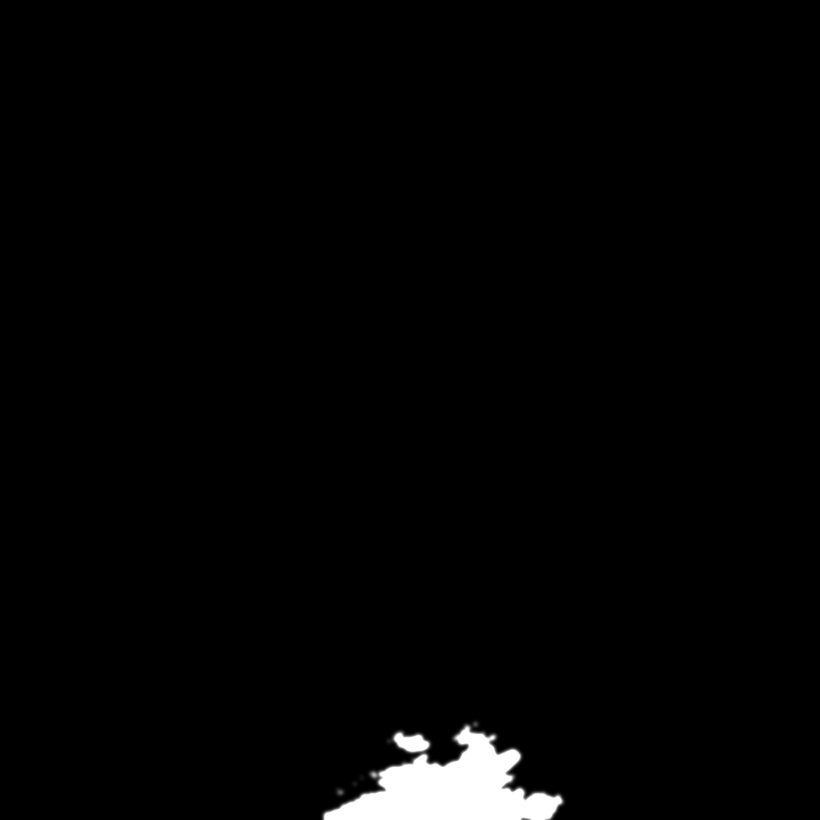
#> input picture Utils/test.png, 4096 x 4096 px (shown at 1/5 size)
$ python analyze_imagery.py Utils 5
#> lines starting #> are read from the running program, lines starting #| are printed output that depends on the picture; after the words box and inside, x2 and y2 are one past the last pixel; in counts of white or black regions, pixels touching at a corner belong together
#!/usr/bin/env python3

import os,sys
from PIL import Image,ImageFilter,ImageOps,ImageEnhance,ImageStat
import numpy
from matplotlib import pyplot
from math import log

# switch
do_plot=True

# constants
margin_below_1perc=3
margin_above_99perc=3
target_med_red=85
target_med_green=98
target_med_blue=78
max_stddev_red=52    # was 50
max_stddev_green=45  # was 43
max_stddev_blue=44   # was 42
target_saturation=50

test_dir=sys.argv[1]

max_samples= len(sys.argv)>=3 and int(sys.argv[2]) or 99

historgb=numpy.zeros(768,dtype=numpy.int)
histohsv=numpy.zeros(768,dtype=numpy.int)
meanrgb=numpy.zeros(3,dtype=numpy.float)
meanhsv=numpy.zeros(3,dtype=numpy.float)
varrgb=numpy.zeros(3,dtype=numpy.float)
varhsv=numpy.zeros(3,dtype=numpy.float)
sampled_pix=0
samples=0

for f in set(os.listdir(test_dir)):
    try:
        imrgb=Image.open(os.path.join(test_dir,f))
#> imrgb is the input picture: PIL image 4096x4096 L; min 0, max 255, mean 4.4
        imhsv=imrgb.convert('HSV')
#> imhsv: PIL image 4096x4096 HSV; mean H, S, V 0, 0, 4.4
        test=numpy.array(imhsv)
        test=(test[:,:,2]<=250)*(test[:,:,1]<=230)
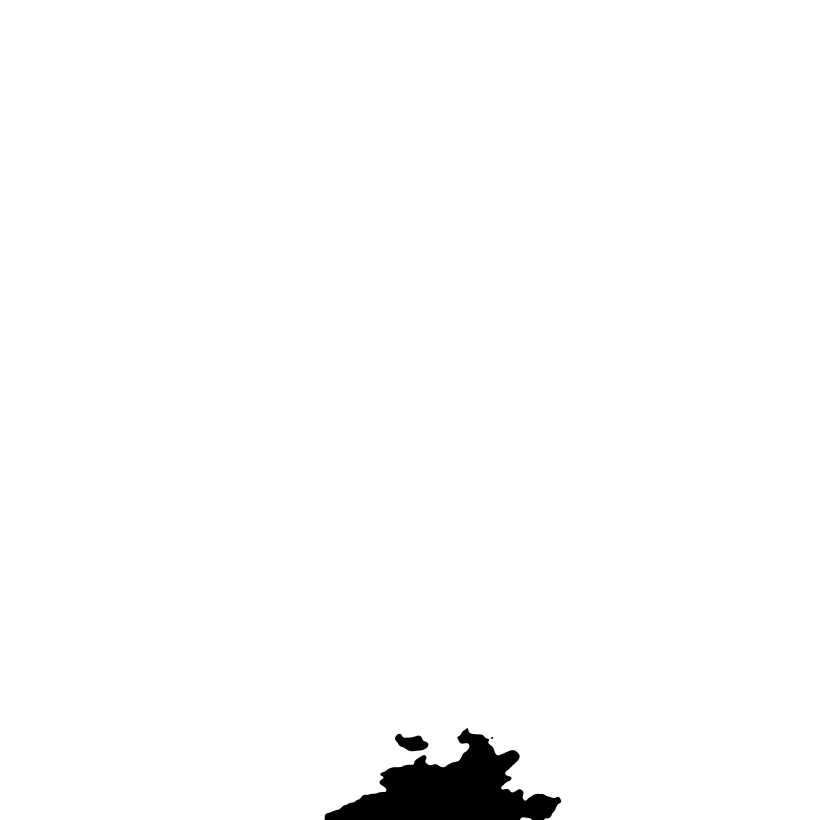
#> test: shape (4096, 4096) bool (shown at 1/5 size); 98.4% white; 3 black regions, box (x1, y1, x2, y2) and area: (1623, 3641, 2806, 4096) 255076, (1975, 3669, 2142, 3756) 9334, (2453, 3685, 2466, 3695) 83
        this_sampled=numpy.sum(test)
#> this_sampled = 16512723
        mask=Image.fromarray(255*test.astype(numpy.uint8))
        statrgb=ImageStat.Stat(imrgb,mask)
        stathsv=ImageStat.Stat(imhsv,mask)
        meanrgbnew=(sampled_pix*meanrgb+this_sampled*numpy.array(statrgb.mean))/(sampled_pix+this_sampled)
#> meanrgbnew = [0.373, 0.373, 0.373]
        meanhsvnew=(sampled_pix*meanhsv+this_sampled*numpy.array(stathsv.mean))/(sampled_pix+this_sampled)
#> meanhsvnew = [0, 0, 0.373]
        varrgb=(sampled_pix*(varrgb+(meanrgbnew-meanrgb)**2)+this_sampled*(numpy.array(statrgb.stddev)**2+(meanrgbnew-statrgb.mean)**2))/(sampled_pix+this_sampled)
#> varrgb = [52.89, 52.89, 52.89]
        varhsv=(sampled_pix*(varhsv+(meanhsvnew-meanhsv)**2)+this_sampled*(numpy.array(stathsv.stddev)**2+(meanhsvnew-stathsv.mean)**2))/(sampled_pix+this_sampled)
#> varhsv = [0, 0, 52.89]
        meanrgb=meanrgbnew
#> meanrgb = [0.373, 0.373, 0.373]
        meanhsv=meanhsvnew
#> meanhsv = [0, 0, 0.373]
        historgb+=numpy.array(imrgb.histogram())
        histohsv+=numpy.array(imhsv.histogram())
        samples+=1
        sampled_pix+=this_sampled
    except Exception as e:
        print(e)
        print("Error loading",f,"as an image")
    if samples>=max_samples: break
#> pass 2 of the loop `for f in set(os.listdir(test_dir)):`:
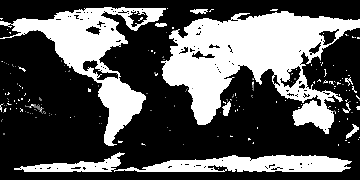
#> input picture Utils/world_tiles.png, 360 x 180 px
#> imrgb is the input picture: PIL image 360x180 L; min 0, max 255, mean 87.5
#> imhsv: PIL image 360x180 HSV; mean H, S, V 0, 0, 87.5
#> `test=(test[:,:,2]<=250)*(test[:,:,1]<=230)`:
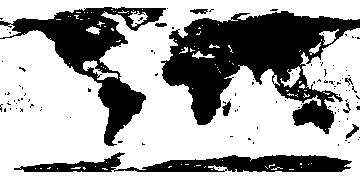
#> test: shape (180, 360) bool; 65.9% white; 107 black regions (98 under 20 px), largest, box (x1, y1, x2, y2) and area: (161, 11, 360, 134) 11699, (0, 7, 166, 146) 6208, (14, 152, 352, 172) 3566
#> this_sampled = 42675
#> meanrgbnew = [0.732, 0.732, 0.732]
#> meanhsvnew = [0, 0, 0.732]
#> varrgb = [93.14, 93.14, 93.14]
#> varhsv = [0, 0, 93.14]
#> meanrgb = [0.732, 0.732, 0.732]
#> meanhsv = [0, 0, 0.732]

if do_plot:
    pyplot.plot(histohsv[3:253],'r')
    pyplot.plot(histohsv[259:509],'g')
    pyplot.plot(histohsv[515:765],'b')

red_rep=numpy.cumsum(historgb[3:253])  # ! we eliminate extreme values (e.g. white no data imagery) from the statistics on purpose
red_rep=red_rep/red_rep[-1]
green_rep=numpy.cumsum(historgb[259:509]) # same
green_rep=green_rep/green_rep[-1]
blue_rep=numpy.cumsum(historgb[515:765]) # same
blue_rep=blue_rep/blue_rep[-1]
hue_rep=numpy.cumsum(histohsv[3:253])
hue_rep=hue_rep/hue_rep[-1]
saturation_rep=numpy.cumsum(histohsv[259:509]) # same on both sides
saturation_rep=saturation_rep/saturation_rep[-1]
value_rep=numpy.cumsum(histohsv[515:765])
value_rep=value_rep/value_rep[-1]

sm=(saturation_rep>=0.5).argmax()+3
means=numpy.round(meanrgb)
#> means = [1, 1, 1]
stddevs=numpy.round(numpy.sqrt(varrgb))
#> stddevs = [10, 10, 10]
print("Mean values (RGB HSV)",means,numpy.round(meanhsv))
#| Mean values (RGB HSV) [1. 1. 1.] [0. 0. 1.]
print("Stddev values (RGB HSV)",stddevs,numpy.round(numpy.sqrt(varhsv)))
#| Stddev values (RGB HSV) [10. 10. 10.] [ 0.  0. 10.]
print("Median saturation : ",sm)
print("Median value :",(value_rep<=0.5).argmin())
print("Triples of 1 , 50 (median) and 99 percentiles:")
r1,rm,r99= [(red_rep>=x).argmax()+3 for x in (0.003,0.5,0.997)]
g1,gm,g99= [(green_rep>=x).argmax()+3 for x in (0.003,0.5,0.997)]
b1,bm,b99= [(blue_rep>=x).argmax()+3 for x in (0.003,0.5,0.997)]
print("red   : ", (r1,rm,r99))
print("green : ", (g1,gm,g99))
print("blue  : ", (b1,bm,b99))


ra=max(r1-margin_below_1perc,0)
rb=min(r99+margin_above_99perc,255)
#rgamma=log((rm-ra)/(rb-ra))/log(target_med_red/255)
ga=max(g1-margin_below_1perc,0)
gb=min(g99+margin_above_99perc,255)
#ggamma=log((gm-ga)/(gb-ga))/log(target_med_green/255)
ba=max(b1-margin_below_1perc,0)
bb=min(b99+margin_above_99perc,255)
#bgamma=log((bm-ba)/(bb-ba))/log(target_med_blue/255)

mean_lightness=(rm+gm+bm)/3
mean_target_lightness=(target_med_red+target_med_green+target_med_blue)/3
delta_lightness=mean_lightness-mean_target_lightness
this_med_red=target_med_red+delta_lightness
this_med_green=target_med_blue+delta_lightness
this_med_blue =target_med_blue+delta_lightness


print("Recommended filters for the Ortho4XP color_filters section of that imagery :")
#print("rgb=",ra,rb,'{:.2f}'.format(rgamma),ga,gb,'{:.2f}'.format(ggamma),ba,bb,'{:.2f}'.format(bgamma))
ctrr=target_med_red/(rm-ra)
print(ctrr)
ctrr=min(ctrr,(255-this_med_red)/(rb-rm))
print(ctrr)
ctrr=min(ctrr,max_stddev_red/stddevs[0])
#> ctrr = 5.2
print(ctrr)
#| 5.2
ctrg=target_med_green/(gm-ga)
print(ctrg)
ctrg=min(ctrg,(255-this_med_green)/(gb-gm))
print(ctrg)
ctrg=min(ctrg,max_stddev_green/stddevs[1])
#> ctrg = 4.5
print(ctrg)
#| 4.5
ctrb=target_med_blue/(bm-ba)
print(ctrb)
ctrb=min(ctrb,(255-this_med_blue)/(bb-bm))
print(ctrb)
ctrb=min(ctrb,max_stddev_blue/stddevs[2])
#> ctrb = 4.4
print(ctrb)
#| 4.4

rA=rm-target_med_red/ctrr
#> rA = -13.35
if rA<0: rA=-1*(this_med_red-ctrr*rm)
#> rA = 14.6
gA=gm-target_med_green/ctrg
#> gA = -18.78
if gA<0: gA=-1*(this_med_green-ctrg*gm)
#> gA = 19.5
bA=bm-target_med_blue/ctrb
#> bA = -14.73
if bA<0: bA=-1*(this_med_blue-ctrb*bm)
#> bA = 19.2
rB=rm+(255-this_med_red)/ctrr
#> rB = 51.85
if rB>255: rB=-1*(this_med_red+ctrr*(255-rm))
gB=gm+(255-this_med_green)/ctrg
#> gB = 61
if gB>255: gB=-1*(this_med_green+ctrg*(255-gm))
bB=bm+(255-this_med_blue)/ctrb
#> bB = 62.32
if bB>255: bB=-1*(this_med_blue+ctrb*(255-bm))

print("rgb=",tuple([round(x) for x in [rA,rB,gA,gB,bA,bB]]))
#| rgb= (15, 52, 20, 61, 19, 62)
print("saturation=",'{:.2f}'.format(target_saturation/sm))
print("brightness=",'{:.2f}'.format(mean_target_lightness/mean_lightness))

if do_plot: pyplot.show()
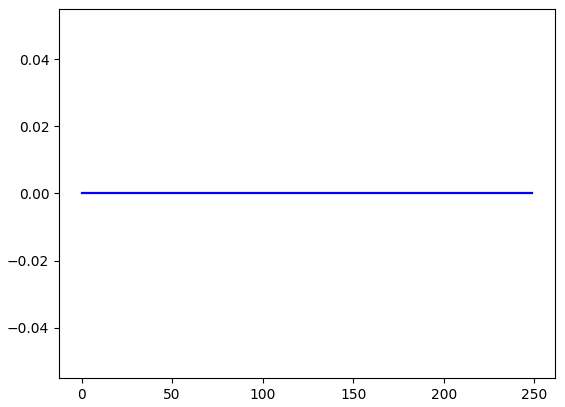
#> figure drawn by matplotlib, 1 panel
